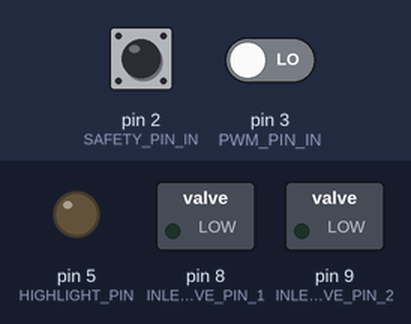
This sketch was run on a simulated Arduino Uno, built with avr-gcc and run on an emulated ATmega328P. Parts: switched loads named in the sketch (green lamp = pin HIGH), output pins drawn as LEDs (lit = HIGH). Dashed ring = blinking. The inputs (shaded band) are chosen by the test bench; at power-on: pin 2 (SAFETY_PIN_IN) LOW, pin 3 (PWM_PIN_IN) LOW.

Above: at 1.2 s.
1.3 s: pin 2 (SAFETY_PIN_IN) pulsed HIGH 2 times (0.12 s each, 0.3 s apart)
At 1.73 s:
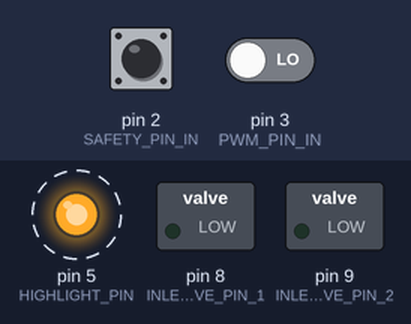
Timing chart, 0 to 4.3 s (numbered marks = the images above; inputs shaded):
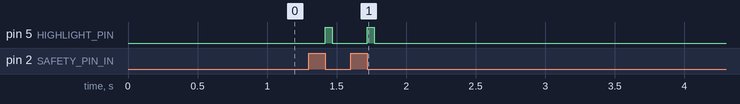

Measured:
- after the input at 1.3 s, pin 5 (HIGHLIGHT_PIN): alternates HIGH for 0.05 s and LOW for 0.25 s, 4 changes in all, then stays LOW, starting after 0.12 s

The sketch:

pneumolift.ino
```cpp
// input pin to open valve
#define PWM_PIN_IN 3
// input pin for safety button
#define SAFETY_PIN_IN 2
// input valves pins
#define INLET_VALVE_PIN_1 8
#define INLET_VALVE_PIN_2 9

// highlight pins for highlight when controller is safety mode is turned on
#define HIGHLIGHT_PIN 5

#define LOW_LOW_BOUNDARY 900
#define LOW_HIGH_BOUNDARY 1100
#define HIGH_LOW_BOUNDARY 1900
#define HIGH_HIGH_BOUNDARY 2100

// duration im ms of open valves
#define OPEN_VALVE_DURATION 150

// timeout on enable safety if signal was lost
#define NO_SIGNAL_SAFETY_TIMEOUT 50000

volatile unsigned long ulstart_time = 0;
volatile boolean bnew_throtle_signal = false;
volatile int ithrottle_len = 0;

volatile unsigned long ulstart_time_2 = 0;
volatile boolean bnew_throtle_signal_2 = false;
volatile int ithrottle_len_2 = 0;
volatile long last_signal_time_2 = 0;

boolean bwas_low = false;
boolean is_safety_enabled = true;

long current_time = 0;


void setup() {
    digitalWrite(INLET_VALVE_PIN_1, LOW);
    digitalWrite(INLET_VALVE_PIN_2, LOW);
    digitalWrite(HIGHLIGHT_PIN, LOW);

    pinMode(INLET_VALVE_PIN_1, OUTPUT);
    pinMode(INLET_VALVE_PIN_2, OUTPUT);
    pinMode(HIGHLIGHT_PIN, OUTPUT);

    attachInterrupt(digitalPinToInterrupt(PWM_PIN_IN), calc_pwm, CHANGE);
    attachInterrupt(digitalPinToInterrupt(SAFETY_PIN_IN), calc_pwm_safety, CHANGE);
}


void loop() {
    current_time = micros();
    if (bnew_throtle_signal) {
        if(in_boundary(ithrottle_len, LOW_LOW_BOUNDARY, LOW_HIGH_BOUNDARY)) {
            bwas_low = true;
        } else if (in_boundary(ithrottle_len, HIGH_LOW_BOUNDARY, HIGH_HIGH_BOUNDARY) && bwas_low && !is_safety_enabled) {
            bwas_low = false;
            fire(OPEN_VALVE_DURATION);
        }

        bnew_throtle_signal = false;
    }

    if(bnew_throtle_signal_2) {
      if(in_boundary(ithrottle_len_2, LOW_LOW_BOUNDARY, LOW_HIGH_BOUNDARY)) {
        is_safety_enabled = true;
        digitalWrite(HIGHLIGHT_PIN, LOW);
      } else {
        is_safety_enabled = false;
        digitalWrite(HIGHLIGHT_PIN, HIGH);
      }
      bnew_throtle_signal_2 = false;
    }

    if(current_time - last_signal_time_2 > NO_SIGNAL_SAFETY_TIMEOUT) {
      is_safety_enabled = true;
      digitalWrite(HIGHLIGHT_PIN, LOW);
    }
}


void calc_pwm() {
    if (digitalRead(PWM_PIN_IN) == HIGH) {
        ulstart_time = micros();
    } else {
        if (ulstart_time && (bnew_throtle_signal == false)) {
            ithrottle_len = (int)(micros() - ulstart_time);
            ulstart_time = 0;

            bnew_throtle_signal = true;
        }
    }
}


void calc_pwm_safety() {
    long current_micros = micros();

    if (digitalRead(SAFETY_PIN_IN) == HIGH) {
        ulstart_time_2 = current_micros;
    } else {
        if (ulstart_time_2 && (bnew_throtle_signal_2 == false)) {
            ithrottle_len_2 = (int)(current_micros - ulstart_time_2);
            ulstart_time_2 = 0;

            bnew_throtle_signal_2 = true;
            last_signal_time_2 = current_micros;
        }
    }
}


void fire(unsigned int duration) {
    digitalWrite(INLET_VALVE_PIN_1, HIGH);
    digitalWrite(INLET_VALVE_PIN_2, HIGH);

    delay(duration);

    digitalWrite(INLET_VALVE_PIN_1, LOW);
    digitalWrite(INLET_VALVE_PIN_2, LOW);
}


boolean in_boundary(int value, int low, int high) {
    return value > low && value < high;
}
```
